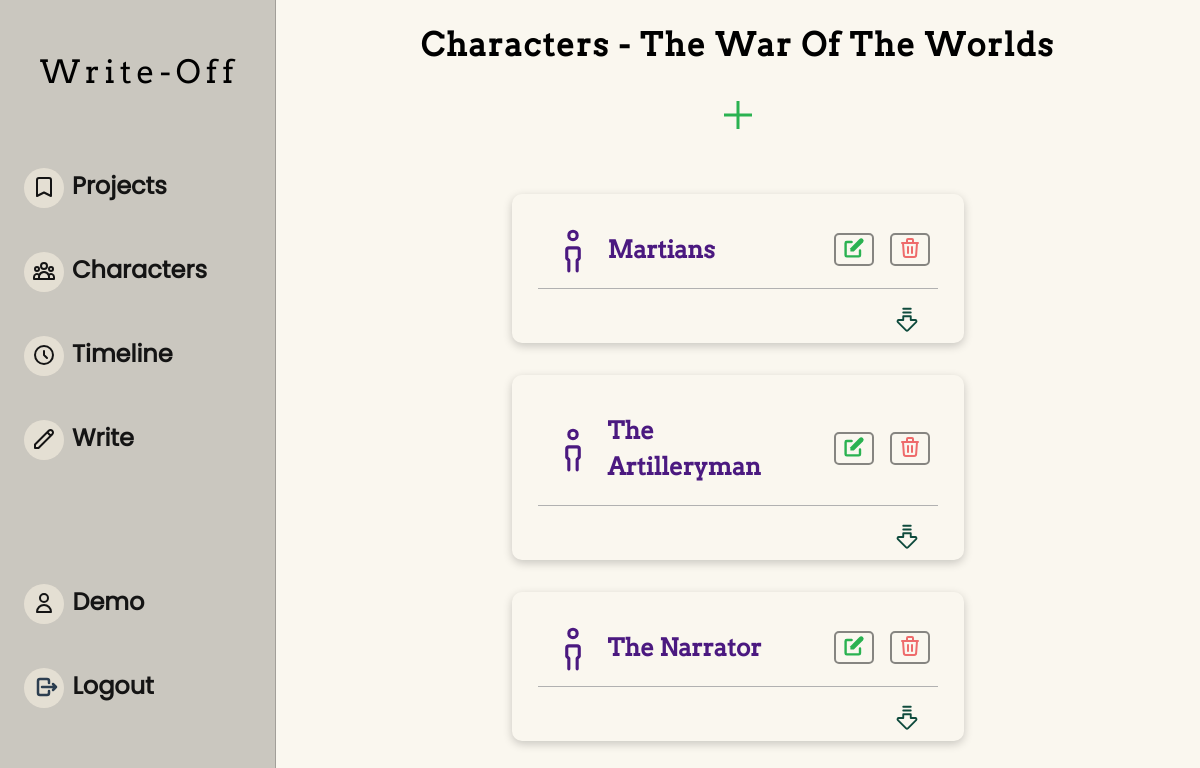
The page /characters/the-war-of-the-worlds/ (signed in) on the database as committed earlier.
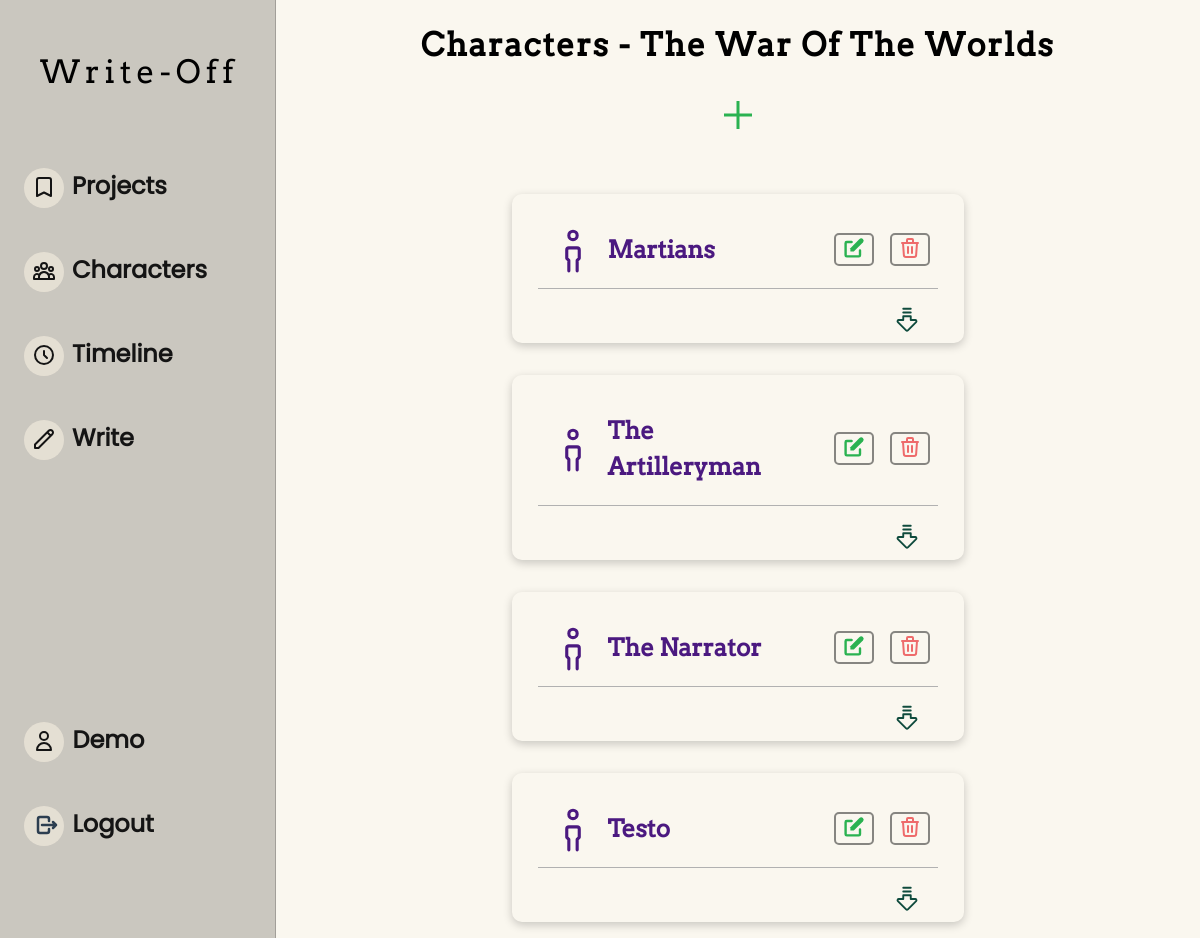
The same page on the database as committed later.
### writeoff/models.py (models this page shows)
class Character(models.Model):
    project = models.ForeignKey(
        Project, on_delete=models.CASCADE, related_name="character")
    name = models.CharField(max_length=50)
    age = models.IntegerField(blank=True, null=True)
    personality = models.TextField(blank=True)
    appearance = models.TextField(blank=True)
    affiliations = models.ManyToManyField(
        'self', blank=True, symmetrical=True)
    other = models.TextField(blank=True)
    def __str__(self):
        return self.name
    class Meta:
        ordering = ['name']

### writeoff/views.py (the view, shortened to what this page needs)
# urls.py: path("characters/<slug:slug>/", views.characters, name='characters'),
@login_required
def characters(request, slug=None):
    project = None
    if slug is not None:
        try:
            project = Project.objects.get(slug=slug)
            characters = Character.objects.filter(project__slug=slug)
            newCharacterForm = CharacterForm(project=project)
        except:
            raise Http404
    if project.author != request.user:
        raise PermissionDenied
    return render(request, "characters.html", {
        'project': project,
        'characters': characters,
        'newCharacterForm': newCharacterForm
    })

### writeoff/templates/characters.html (shortened to what this page needs)
{% extends "layout.html" %}
{% load static %}
{% block body %}
    <div class="project-container character-view-container">
        <header class="project-header">
            <h1 class="character-title">Characters - {{ project.title|title }}</h1>
            <div class="project-expand">
                <button aria-description="Expand Character Form" class="add-project"><svg xmlns="http://www.w3.org/2000/svg" height="48"
                        width="48">
                        <path d="M22.5 38V25.5H10v-3h12.5V10h3v12.5H38v3H25.5V38Z" />
                    </svg></button>
            </div>
        </header>
        <div class="character-card-container">
            {% for character in characters %}
                <div class="character-card" data-character-id="{{ character.id }}">
                    <div class="character-card-header">
                        <div class="character-img">
                        </div>
                        <h2>{{ character.name|title }}</h2>
                        <div class="character-card-buttons">
                            <button class="edit-character-btn btn">
                            </button>
                            <button class="delete-character-btn btn">
                                <a href="{% url 'characterDelete' project.slug character.id %}">
                                    <svg xmlns="http://www.w3.org/2000/svg" class="icon-delete" fill="none" viewBox="0 0 24 24"
                                        stroke="#EE6B6B" stroke-width="2">
                                        <path stroke-linecap="round" stroke-linejoin="round"
                                            d="M19 7l-.867 12.142A2 2 0 0116.138 21H7.862a2 2 0 01-1.995-1.858L5 7m5 4v6m4-6v6m1-10V4a1 1 0 00-1-1h-4a1 1 0 00-1 1v3M4 7h16" />
                                    </svg>
                                </a>
                            </button>
                        </div>
                    </div>
                    <div class="character-expand-button">
                        <a href="#">
                        </a>
                    </div>
                </div>
            {% endfor %}
        </div>
    </div>
{% endblock %}

Rows that differ between the two databases and show on the page:
added Character: name "Testo"
